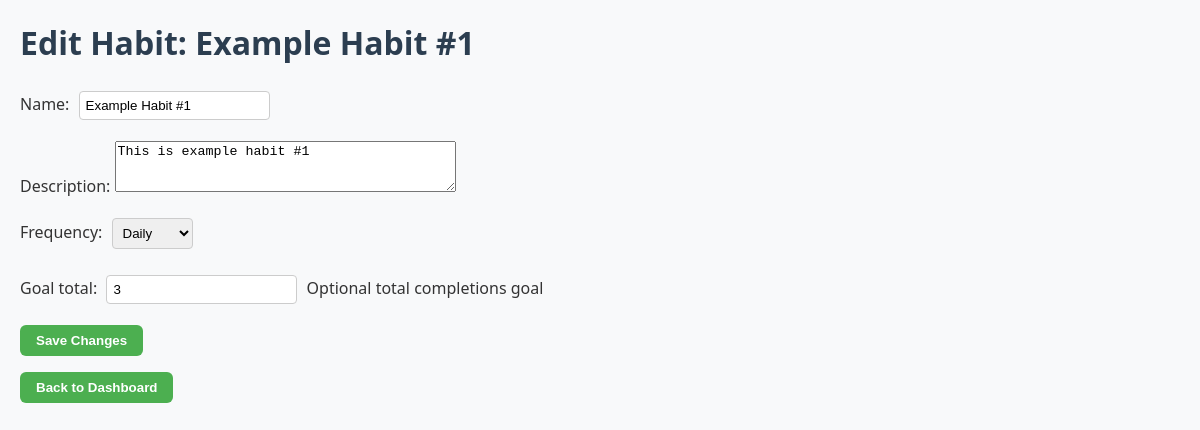
/edit/5/ (signed in), run on the app's committed database.
### tracker/models.py (models this page shows, shortened)
class Habit(models.Model):
    user = models.ForeignKey(User, on_delete=models.CASCADE, related_name='habits')
    name = models.CharField(max_length=100)
    description = models.TextField(blank=True)
    frequency = models.CharField(max_length=50, choices=[
        ('Daily', 'Daily'),
        ('Weekly', 'Weekly'),
        ('Monthly', 'Monthly'),
    ], default='Daily')
    created_at = models.DateTimeField(auto_now_add=True)
    goal_total = models.PositiveIntegerField(null=True, blank=True, help_text="Optional total completions goal")

### tracker/views.py (the view)
# urls.py: path('edit/<int:habit_id>/', views.edit_habit, name='edit_habit'),
@login_required
def edit_habit(request, habit_id):
    habit = get_object_or_404(Habit, id=habit_id, user=request.user)
    if request.method == 'POST':
        form = HabitForm(request.POST, instance=habit)
        if form.is_valid():
            form.save()
            return redirect('index')
    else:
        form = HabitForm(instance=habit)
    return render(request, 'tracker/edit_habit.html', {'form': form, 'habit': habit})

### tracker/forms.py
class HabitForm(forms.ModelForm):
    class Meta:
        model = Habit
        fields = ['name', 'description', 'frequency', 'goal_total']
        widgets = {
            'description': forms.Textarea(attrs={'rows': 3}),
        }

### templates/tracker/edit_habit.html (shortened to what this page needs)
<!DOCTYPE html>
<html>
<head>
    {% load static %}
    <link rel="stylesheet" href="{% static 'tracker/style.css' %}">
</head>
<body>
    <h1>Edit Habit: {{ habit.name }}</h1>
    <form method="post">
        {{ form.as_p }}
        <button type="submit">Save Changes</button>
    </form>
    <p>
        <a href="{% url 'index' %}"><button type="submit">Back to Dashboard</button></a>
    </p>
</body>
</html>

### tracker/static/tracker/style.css (style rules this page uses)
body { font-family: 'Segoe UI', sans-serif; background-color: #f8f9fa; color: #333; margin: 0; padding: 0 20px; }
h1, h2 { color: #2c3e50; }
button { background-color: #4caf50; border: none; color: white; padding: 8px 16px; border-radius: 6px; cursor: pointer; font-weight: bold; transition: background-color 0.3s ease; }
form select, form input { padding: 6px; margin: 5px; border-radius: 4px; border: 1px solid #ccc; }

### data on the page
Habit: name "Example Habit #1", description "This is example habit #1", frequency "Daily", goal_total "3"
